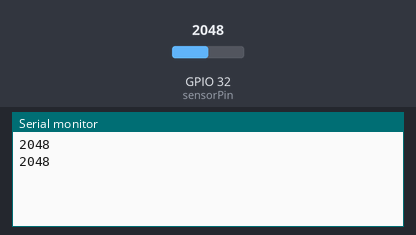
Simulated run of this sketch. Board: ESP32. On the bench: the last lines printed to the serial monitor. The inputs (shaded band) are chosen by the test bench; at power-on: GPIO 32 (sensorPin) = 2048.

Above: at 1.8 s.
1.9 s: GPIO 32 (sensorPin) set to 2866
At 2.8 s:
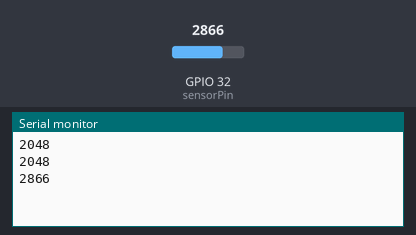
3.4 s: GPIO 32 (sensorPin) set to 3603
At 4.4 s:
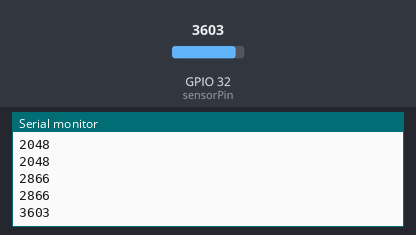
Timing chart, 0 to 6.4 s (numbered marks = the images above; inputs shaded):
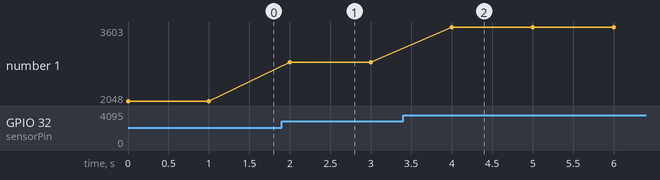

The sketch:

esp32codigo.ino
```cpp
// Arduino: Lee potenciómetro en A0 y envía por Serial

const int sensorPin = 32;
int sensorValue = 0;

void setup() {
  Serial.begin(9600);
}

void loop() {
  sensorValue = analogRead(sensorPin);
  Serial.println(sensorValue);
  delay(1000); // cada segundo
}
```

Measured:
- after the input at 1.9 s, the serial monitor: prints a new line after 0.10 s (image 1)
- after the input at 3.4 s, the serial monitor: prints a new line after 0.60 s (image 2)
- plotted number 1: 2048 → 2866 after the input at 1.9 s, 2866 → 3603 after the input at 3.4 s
